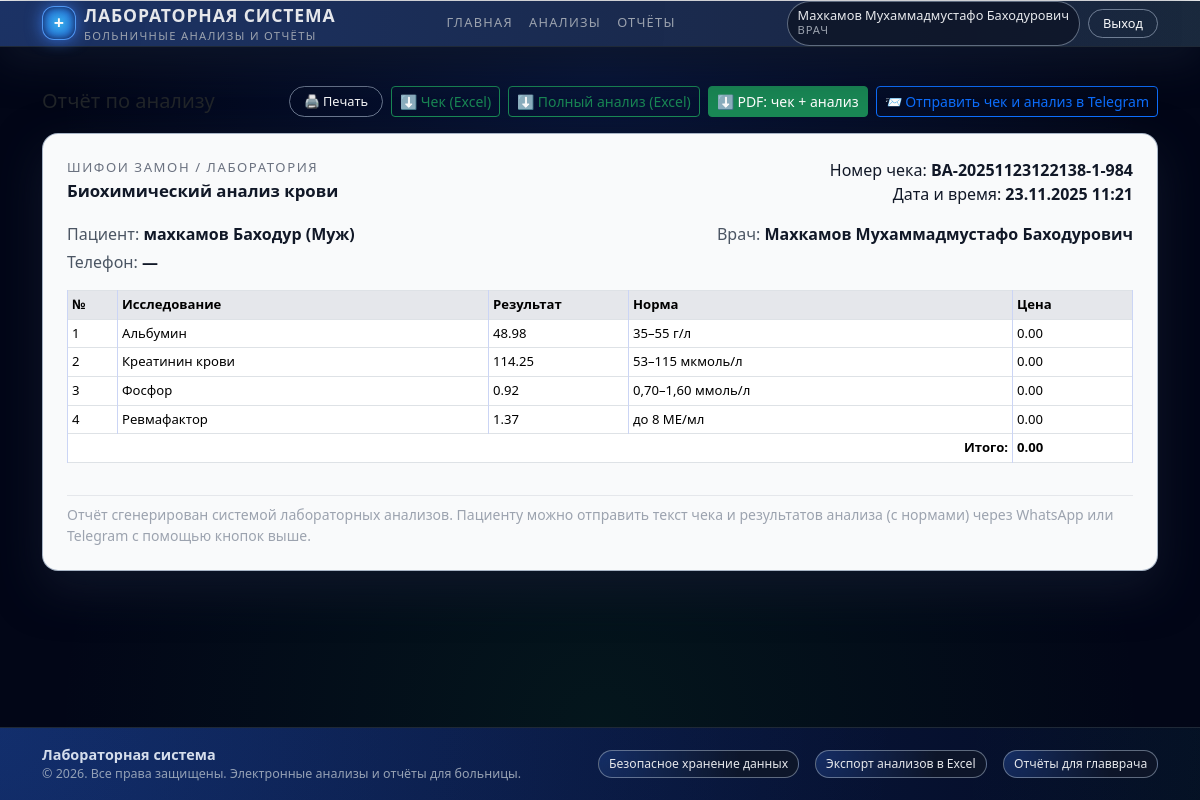
The app's page /index.php?page=analysis_view&id=10 (signed in), older data.
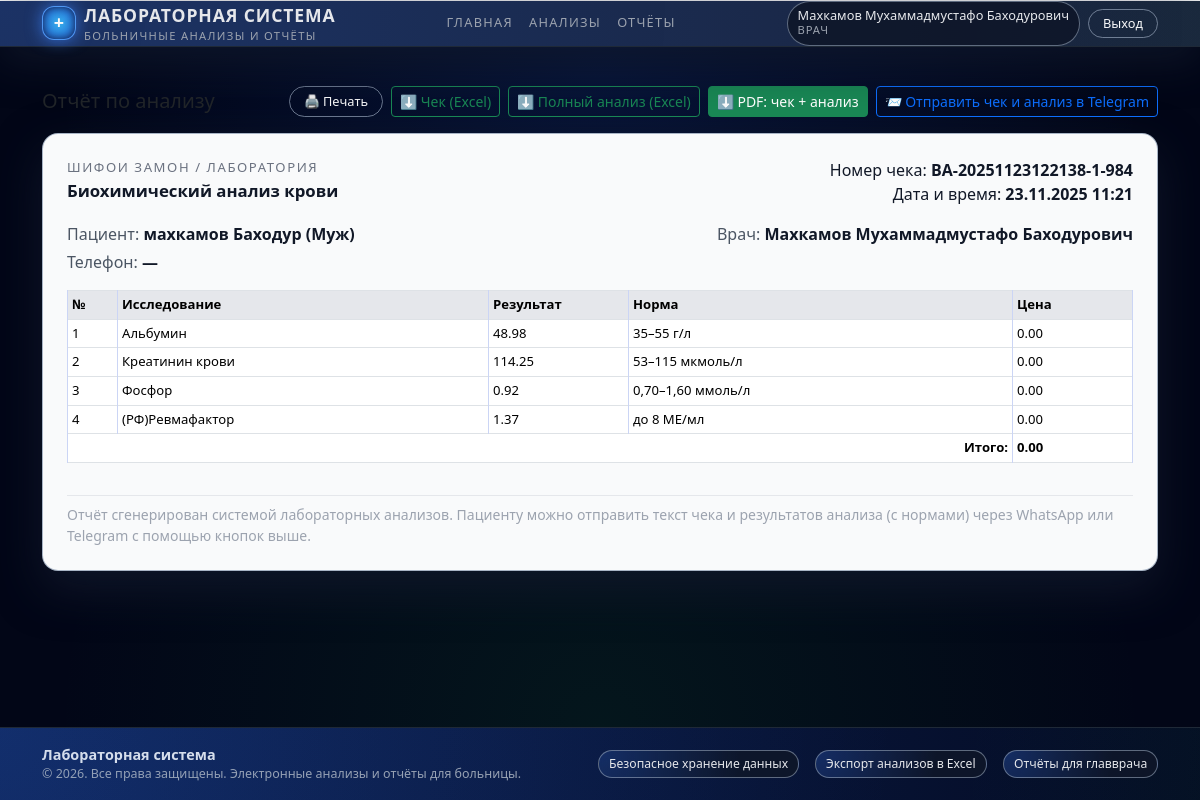
The same page, newer data.
### tables this page shows
CREATE TABLE `patient_analysis_items` (
  `id` int(11) NOT NULL,
  `patient_analysis_id` int(11) NOT NULL,
  `indicator_id` int(11) NOT NULL,
  `result_value` decimal(10,2) NOT NULL,
  `price` decimal(10,2) NOT NULL
);

CREATE TABLE `analysis_indicators` (
  `id` int(11) NOT NULL,
  `analysis_type_id` int(11) NOT NULL,
  `name` varchar(255) NOT NULL,
  `norm_text` varchar(255) NOT NULL,
  `default_price` decimal(10,2) NOT NULL DEFAULT 0.00
);

### pages/doctor/analysis_view.php (the view, shortened to what the changed rows need)
<?php
require_once __DIR__ . '/../../includes/functions.php';
$analysisId = isset($_GET['id']) ? (int)$_GET['id'] : 0;
$sqlHeader = "
    SELECT
        pa.*,
        p.first_name   AS patient_first_name,
        p.last_name    AS patient_last_name,
        p.sex          AS patient_sex,
        p.phones       AS patient_phone,
        u.full_name    AS doctor_name,
        t.name         AS analysis_type_name,
        t.code         AS analysis_type_code
    FROM patient_analyses pa
    LEFT JOIN patients p   ON pa.patient_id = p.id
    LEFT JOIN users u      ON pa.doctor_id = u.id
    LEFT JOIN analysis_types t ON pa.analysis_type_id = t.id
    WHERE pa.id = :id
    LIMIT 1
";
$stmt = $pdo->prepare($sqlHeader);
$stmt->execute(['id' => $analysisId]);
$header = $stmt->fetch();
$sqlItems = "
    SELECT
        i.*,
        ai.name      AS indicator_name,
        ai.norm_text AS norm_text
    FROM patient_analysis_items i
    JOIN analysis_indicators ai
        ON i.indicator_id = ai.id
    WHERE i.patient_analysis_id = :id
    ORDER BY ai.id
";
$stmtItems = $pdo->prepare($sqlItems);
$stmtItems->execute(['id' => $analysisId]);
$items = $stmtItems->fetchAll();
$totalPrice       = (float)$header['total_price'];
require_once __DIR__ . '/../../includes/header.php';
?>
<link rel="stylesheet" href="/lab-system/public/css/analysis_view.css">
<div class="container py-4 analysis-view-page">
    <div class="d-flex justify-content-between align-items-center mb-3">
        <h1 class="h5 mb-0">Отчёт по анализу</h1>
    </div>
    <div class="analysis-paper panel p-4">
        <div class="table-responsive mb-3">
            <table class="table table-sm table-bordered align-middle analysis-table">
                <thead>
                    <tr>
                        <th style="width: 50px;">№</th>
                        <th>Исследование</th>
                        <th style="width: 140px;">Результат</th>
                        <th>Норма</th>
                        <th style="width: 120px;">Цена</th>
                    </tr>
                </thead>
                <tbody>
                    <?php if ($items): ?>
                        <?php $i = 1; ?>
                        <?php foreach ($items as $row): ?>
                            <tr>
                                <td><?php echo $i++; ?></td>
                                <td><?php echo htmlspecialchars($row['indicator_name']); ?></td>
                                <td><?php echo htmlspecialchars(number_format((float)$row['result_value'], 2, '.', ' ')); ?></td>
                                <td><?php echo htmlspecialchars($row['norm_text']); ?></td>
                                <td><?php echo number_format((float)$row['price'], 2, '.', ' '); ?></td>
                            </tr>
                        <?php endforeach; ?>
                    <?php endif; ?>
                </tbody>
                <tfoot>
                    <tr>
                        <th colspan="4" class="text-end">Итого:</th>
                        <th><?php echo number_format($totalPrice, 2, '.', ' '); ?></th>
                    </tr>
                </tfoot>
            </table>
        </div>
    </div>
</div>
<?php
require_once __DIR__ . '/../../includes/footer.php';

Row changes from the older to the newer data that the page shows:
changed through a linked row, patient_analysis_items "до 8 МЕ/мл": analysis_indicators.name "Ревмафактор" → "(РФ)Ревмафактор"
